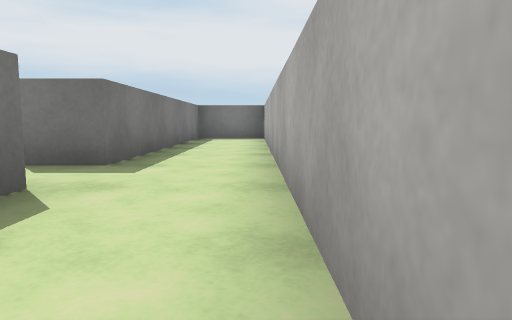
View 1 (above)

24 first-person views from a walk through a 3-D level made in the Unity game engine. The camera is 0.51 m above the floor, tilts 6° down and sees 70° across. The floor is counted in squares, 1 m on a side. Each view is taken from the middle of a square. On the plan, view 1 faces up. The plan holds only what a view shows up to about 9 squares ahead; the rest is blank. The place goes on beyond the plan. The player is left out. Door leaves are left out, so doorways stand open. Surface patterns are stand-ins for the level's own textures.

View 2
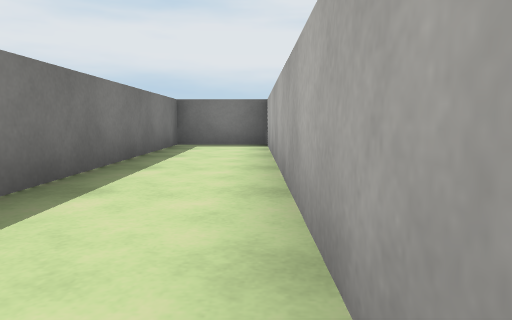

View 3
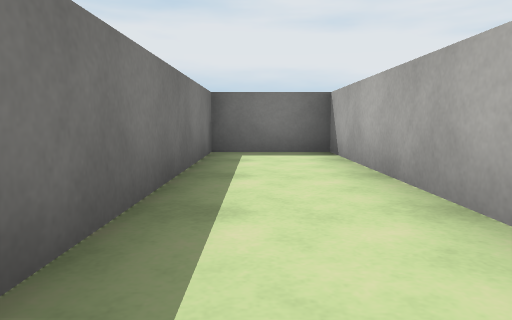

View 4
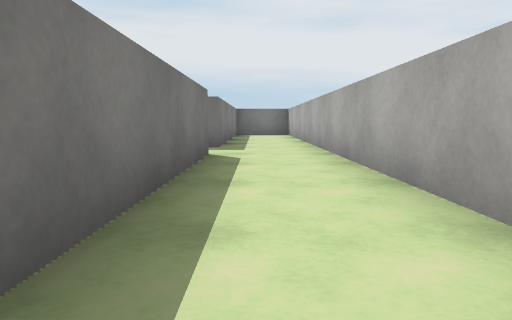

View 5
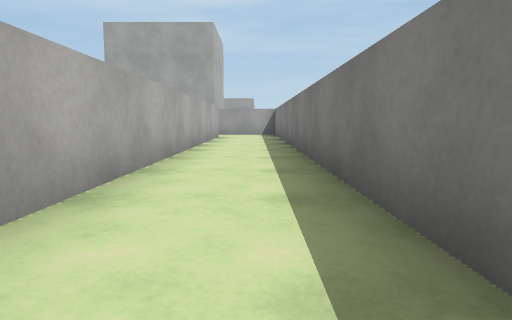

View 6
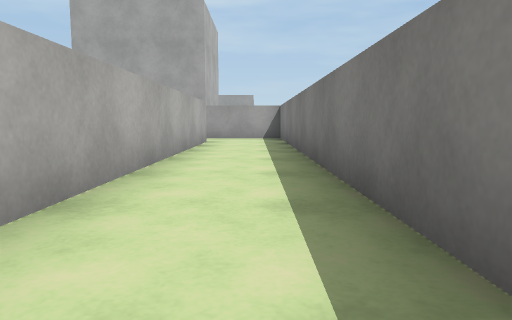

View 7
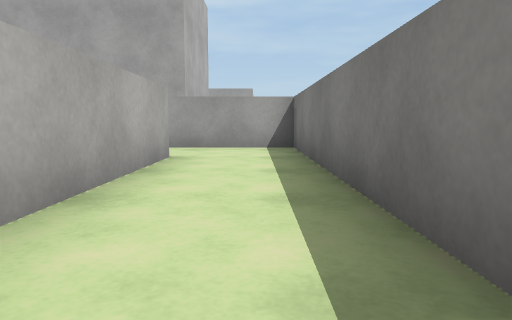

View 8
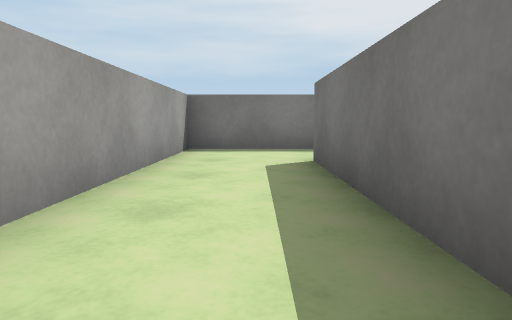

View 9
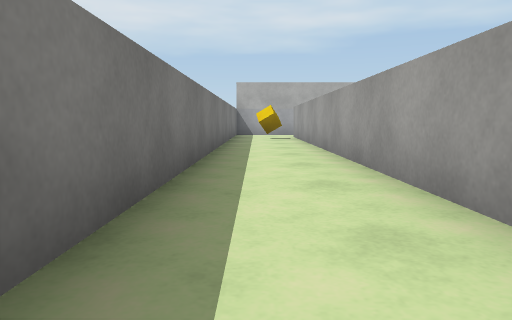

View 10
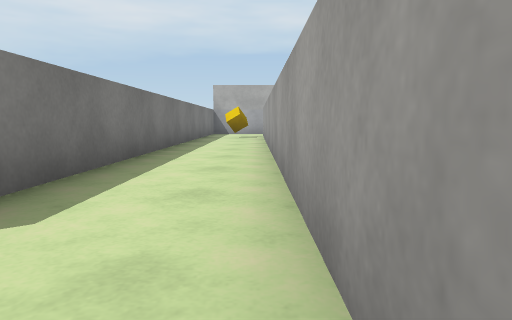

View 11
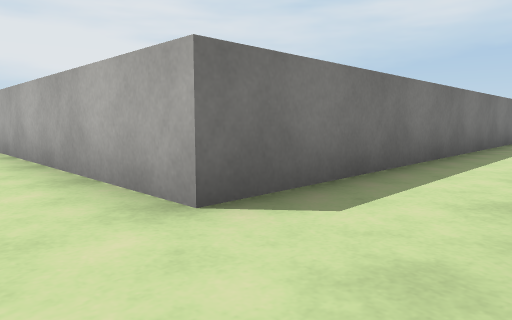

View 12
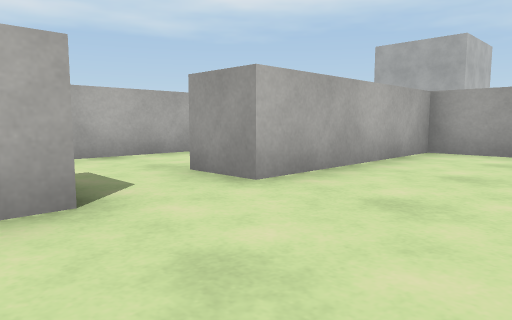

View 13
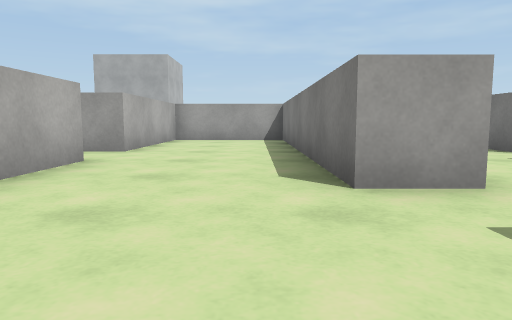

View 14
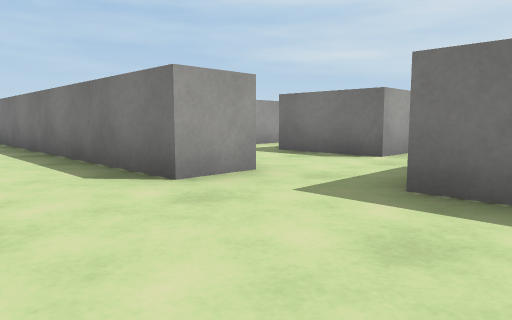

View 15
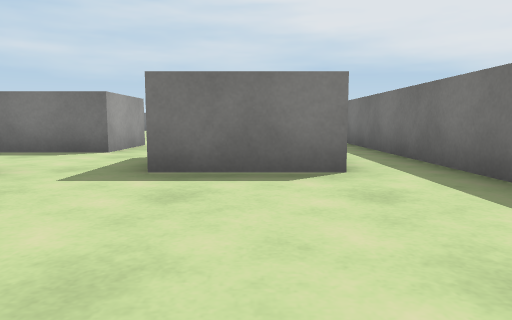

View 16
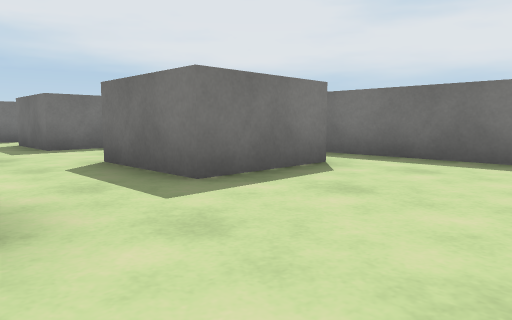

View 17
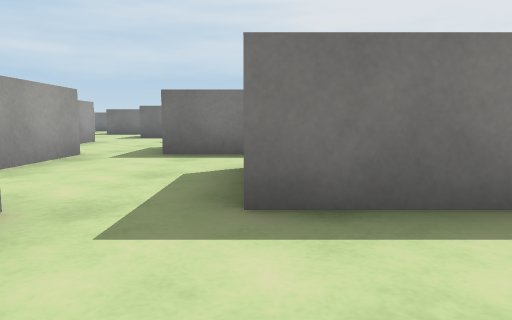

View 18
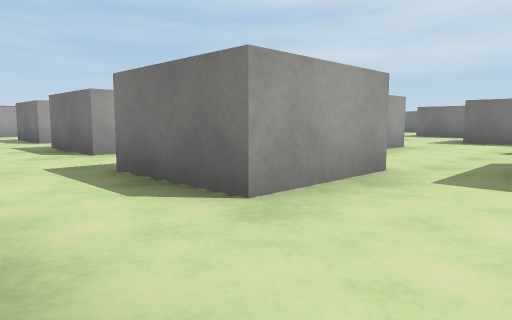

View 19
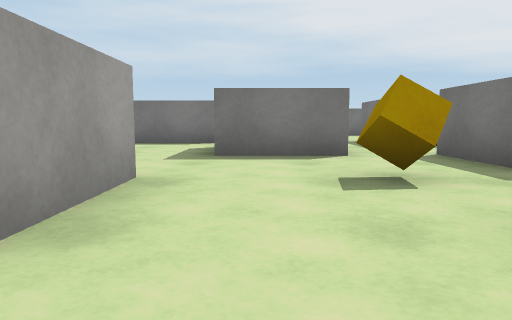

View 20
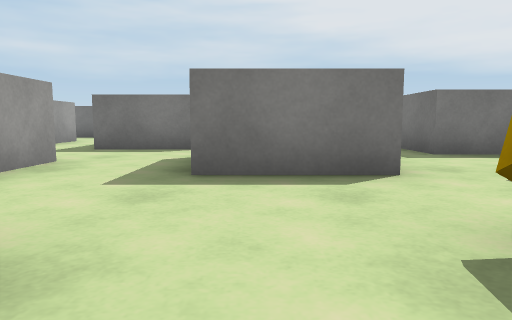

View 21
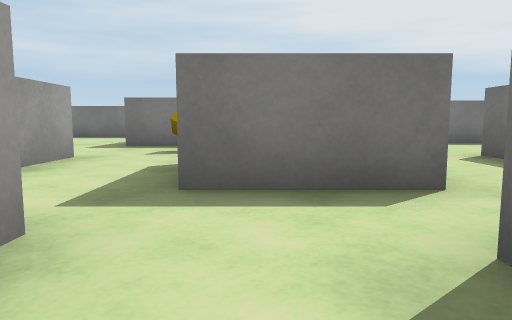

View 22
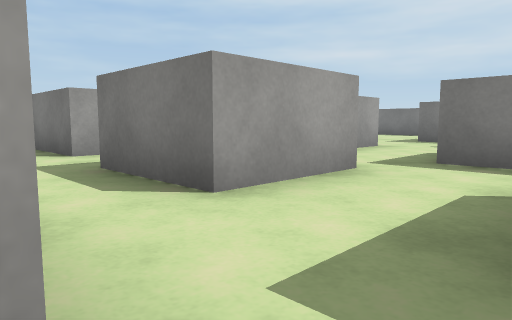

View 23
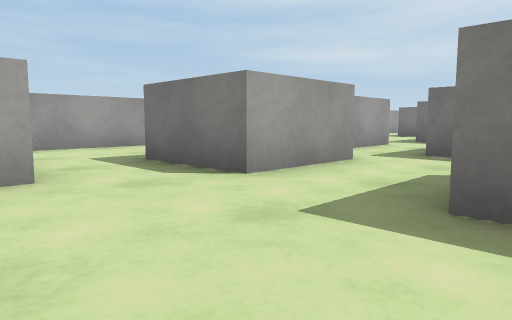

View 24
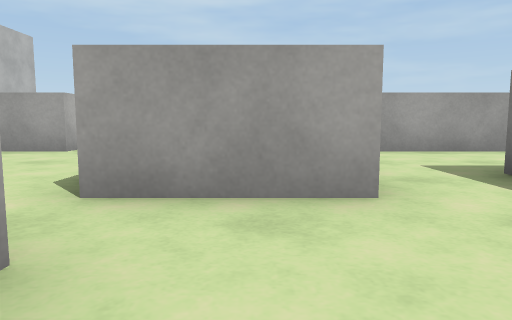

### Floor plan
Ten units are one square. View 1 is at (0, 0); x grows to the right and y downward. Boxes are objects, and circles mark ways between rooms. Rooms are numbered by the first view taken in them; rooms with no view inside come last. Other rooms are left out.
<svg viewBox="-280 -117 360 255">
<path fill="none" stroke="#000" d="M-28 -27 -17 -27 -17 133 40 133M40 113 3 113 3 -112 -17 -112 -17 -42 -28 -42M75 113 40 113M40 133 75 133M-154 72 -126 72M-69 -63 -58 -63 -58 10M-40 13 -28 13 -28 -27M-78 78 -78 72 -66 72M-28 -42 -28 -59M-49 -112 -116 -112"/>
<rect x="-275" y="-75" width="20" height="20" fill="#bbb"><title>block</title></rect>
<rect x="-265" y="-5" width="20" height="20" fill="#bbb"><title>block</title></rect>
<rect x="-245" y="-45" width="10" height="30" fill="#bbb"><title>block</title></rect>
<rect x="-245" y="-95" width="20" height="20" fill="#bbb"><title>block</title></rect>
<rect x="-235" y="-5" width="10" height="10" fill="#bbb"><title>other object</title></rect>
<rect x="-225" y="15" width="20" height="20" fill="#bbb"><title>block</title></rect>
<rect x="-225" y="-65" width="20" height="20" fill="#bbb"><title>block</title></rect>
<rect x="-215" y="-25" width="20" height="20" fill="#bbb"><title>block</title></rect>
<rect x="-205" y="-95" width="20" height="20" fill="#bbb"><title>block</title></rect>
<rect x="-185" y="35" width="20" height="20" fill="#bbb"><title>block</title></rect>
<rect x="-185" y="-5" width="20" height="30" fill="#bbb"><title>block</title></rect>
<rect x="-185" y="-25" width="10" height="10" fill="#bbb"><title>block</title></rect>
<rect x="-185" y="-45" width="20" height="10" fill="#bbb"><title>block</title></rect>
<rect x="-185" y="-65" width="10" height="10" fill="#bbb"><title>cube</title></rect>
<rect x="-165" y="-85" width="20" height="20" fill="#bbb"><title>block</title></rect>
<rect x="-155" y="25" width="20" height="20" fill="#bbb"><title>block</title></rect>
<rect x="-155" y="-15" width="20" height="20" fill="#bbb"><title>block</title></rect>
<rect x="-145" y="-55" width="20" height="20" fill="#bbb"><title>block</title></rect>
<rect x="-135" y="-95" width="30" height="20" fill="#bbb"><title>block</title></rect>
<rect x="-115" y="35" width="20" height="20" fill="#bbb"><title>block</title></rect>
<rect x="-115" y="-35" width="20" height="20" fill="#bbb"><title>block</title></rect>
<rect x="-115" y="-65" width="30" height="20" fill="#bbb"><title>block</title></rect>
<rect x="-105" y="15" width="10" height="10" fill="#bbb"><title>block</title></rect>
<rect x="-85" y="-105" width="20" height="30" fill="#bbb"><title>block</title></rect>
<circle cx="40" cy="125" r="3" fill="#2a7"/>
<circle cx="-20" cy="-35" r="3" fill="#2a7"/>
<text x="0" y="20">1</text>
<text x="60" y="120">2</text>
<text x="-160" y="-20">3</text>
</svg>
Room 1 opens to room 2. Room 1 opens to room 3.

Where each view was taken, in squares from view 1:
view 1: 0 up, 0 right, facing up
view 2: 3 up, 0 right, facing up
view 3: 5 up, 1 left, facing up
view 4: 3 down, 1 left, facing up
view 5: 1 up, 1 left, facing down
view 6: 2 down, 1 left, facing down
view 7: 6 down, 1 left, facing down
view 8: 12 down, 5 right, facing left
view 9: 12 down, 0 right, facing right
view 10: 13 down, 1 left, facing right
view 11: 13 down, 1 left, facing up-right
view 12: 5 up, 5 left, facing down-right
view 13: 9 up, 5 left, facing down
view 14: 9 up, 4 left, facing down-left
view 15: 9 up, 3 left, facing left
view 16: 6 up, 4 left, facing up-left
view 17: 8 up, 9 left, facing left
view 18: 7 up, 11 left, facing down-left
view 19: 5 up, 15 left, facing left
view 20: 5 up, 17 left, facing left
view 21: 1 up, 17 left, facing left
view 22: 2 up, 15 left, facing down-left
view 23: 0 up, 11 left, facing down-left
view 24: 1 down, 11 left, facing down
